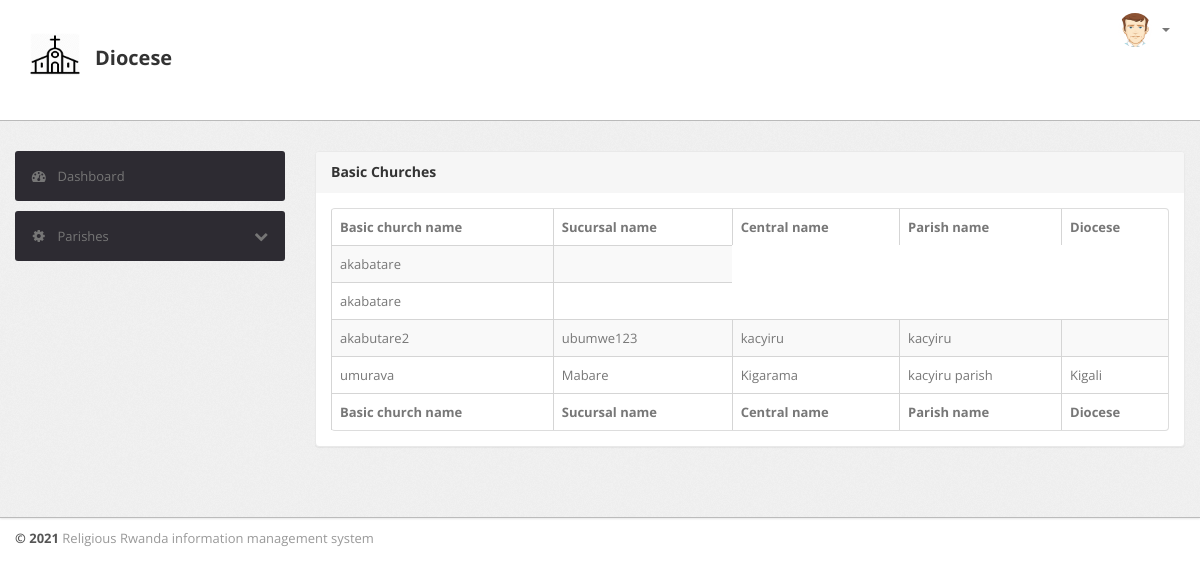
The app's page /diocese/basic-churches.php (signed in) with its own data.
### tables this page shows
CREATE TABLE `basic_churches` (
  `id` int(123) NOT NULL,
  `name` varchar(255) NOT NULL,
  `sucursal_id` int(123) NOT NULL,
  `central_id` int(123) NOT NULL,
  `parish_id` int(123) NOT NULL
);

CREATE TABLE `sucursals` (
  `id` int(123) NOT NULL,
  `central_id` int(123) NOT NULL,
  `parish_id` int(123) NOT NULL,
  `suc_name` varchar(255) NOT NULL,
  `email` varchar(255) DEFAULT NULL,
  `phone` varchar(255) DEFAULT NULL
);

CREATE TABLE `centrals` (
  `id` int(123) NOT NULL,
  `parish_id` int(123) NOT NULL,
  `central_name` varchar(255) NOT NULL,
  `email` varchar(255) DEFAULT NULL,
  `phone` varchar(255) DEFAULT NULL
);

CREATE TABLE `parishes` (
  `id` int(11) NOT NULL,
  `parish_name` varchar(112) NOT NULL,
  `diocese_id` int(11) NOT NULL,
  `email` varchar(255) DEFAULT NULL,
  `phone` varchar(255) DEFAULT NULL
);

CREATE TABLE `diocese` (
  `id` int(123) NOT NULL,
  `diocese_name` varchar(123) NOT NULL,
  `short_descriptions` varchar(123) DEFAULT NULL,
  `email` varchar(255) NOT NULL DEFAULT 'systemtest@example.com',
  `phone` varchar(50) NOT NULL DEFAULT '+250788800090'
);

### diocese/basic-churches.php (the view, shortened to what this page needs)
<!DOCTYPE html>
<html lang="en">
<head>
    <link type="text/css" href="../bootstrap/css/bootstrap.min.css" rel="stylesheet">
    <link type="text/css" href="../bootstrap/css/bootstrap-responsive.min.css" rel="stylesheet">
    <link type="text/css" href="../css/theme.css" rel="stylesheet">
    <link type="text/css" href="../images/icons/css/font-awesome.css" rel="stylesheet">
    <link rel="stylesheet" href="../css/font-awesome-4.7.0/css/font-awesome.css">
</head>
<body>
    <?php include("includes/nav-top.php"); ?>
    <div class="wrapper">
        <div class="container">
            <div class="row">
                <div class="span3">
                    <?php include("includes/sidebar.php"); ?>
                </div>
                <div class="span9">
                    <div class="content">
                        <div class="module">
                            <div class="module-head">
                                <h3>Basic Churches</h3>
                            </div>
                            <div class="module-body col-lg-12">
                                <table cellpadding="0" cellspacing="0" border="0"
                                    class="datatable-1 table-responsive table table-bordered table-striped	 display"
                                    width="100%">
                                    <thead>
                                        <tr>
                                            <th>Basic church name</th>
                                            <th>Sucursal name</th>
                                            <th>Central name</th>
                                            <th>Parish name</th>
                                            <th>Diocese</th>
                                        </tr>
                                    </thead>
                                    <tbody>
                                        <?php
                                            $qr_religions = mysqli_query($conn,"SELECT * FROM basic_churches where parish_id='$parish_id'");
                                            while($row = mysqli_fetch_array($qr_religions)){
                                        ?>
                                        <tr>
                                            <td>
                                                <?php echo $row["name"] ?>
                                            </td>
                                            <td>
                                                <?php $get_suc = $conn->query("SELECT * FROM sucursals WHERE id='".$row['sucursal_id']."'");
                                                        while($suc_row = mysqli_fetch_array($get_suc)){
                                                            echo $suc_row["suc_name"];
                                                ?>
                                            </td>
                                            <td>
                                                <?php $get_cent = $conn->query("SELECT * FROM centrals WHERE id='".$suc_row['central_id']."'");
                                                    while($cent_row = mysqli_fetch_array($get_cent)){
                                                        echo $cent_row["central_name"];
                                                ?>
                                            </td>
                                            <td>
                                                <?php $get_par = $conn->query("SELECT * FROM parishes WHERE id='".$cent_row['parish_id']."'");
                                                    while($par_row = mysqli_fetch_array($get_par)){
                                                        echo $par_row["parish_name"];
                                                ?>
                                            </td>
                                            <td>
                                                <?php
                                                        $get_dioceseONpar = $conn->query("SELECT * FROM diocese WHERE id='".$par_row['diocese_id']."'");
                                                        while($getItem = mysqli_fetch_array($get_dioceseONpar)){
                                                            echo $getItem["diocese_name"];
                                                        }
                                                    }
                                                }
                                                ?>
                                            </td>
                                        </tr>
                                        <?php  } } ?>
                                    </tbody>
                                    <tfoot>
                                        <tr>
                                            <th>Basic church name</th>
                                            <th>Sucursal name</th>
                                            <th>Central name</th>
                                            <th>Parish name</th>
                                            <th>Diocese</th>
                                        </tr>
                                    </tfoot>
                                </table>
                            </div>
                        </div>
                        <br />
                    </div>
                </div>
            </div>
        </div>
    </div>
    <?php include("includes/footer.php"); ?>
</body>

### css/theme.css (style rules this page uses)
body { font-size: 13px; font-family: 'Open Sans', Arial, sans-serif; background: #fff; color: #777 }
h1, h2, h3, h4, h5, h6 { color: #333; margin-top: 0 }
h3 { font-size: 20px }
.wrapper { background: url(../images/bg.png) #eee; border-bottom: 1px solid #bbb; -webkit-box-shadow: 0 1px 2px rgba(0,0,0,0.1); -moz-box-shadow: 0 1px 2px rgba(0,0,0,0.1); box-shadow: 0 1px 2px rgba(0,0,0,0.1); padding: 30px 0 }
.module { background: #fff; -webkit-border-radius: 3px; -moz-border-radius: 3px; border-radius: 3px; border: 1px solid #ccc; border-bottom-color: #bbb; -webkit-box-shadow: 0 0 1px rgba(0,0,0,0.2); -moz-box-shadow: 0 0 1px rgba(0,0,0,0.2); box-shadow: 0 0 1px rgba(0,0,0,0.2); margin-bottom: 30px }
.table { margin-bottom: 0 }
.table th, .table td { border-color: #d5d5d5!important }
.table-bordered thead:first-child tr:first-child>th:first-child, .table-bordered tbody:first-child tr:first-child>td:first-child { -webkit-border-top-left-radius: 2px; -moz-border-radius-topleft: 2px; border-top-left-radius: 2px }
.table-bordered thead:first-child tr:first-child>th:last-child, .table-bordered tbody:first-child tr:first-child>td:last-child { -webkit-border-top-right-radius: 2px; -moz-border-radius-topright: 2px; border-top-right-radius: 2px }
.module { box-shadow: 0 0 3px rgba(0,0,0,.1); border-color: #e9e9e9; margin-bottom: 20px; background-color: #fff; border-radius: 4px; -webkit-box-shadow: 0 1px 1px rgba(0,0,0,.05); box-shadow: 0 1px 1px rgba(0,0,0,.05); }
.module-head { color: #767676; background-color: #f6f6f6; border-color: #e9e9e9; padding: 10px 15px; border-bottom: 1px solid transparent; border-top-right-radius: 3px; border-top-left-radius: 3px; }
.module-head h3 { font-size: 14px; line-height: 20px; height: 20px; margin: 0 }
.module-body { padding: 15px }

### records on screen
basic_churches: name "akabatare"
basic_churches: name "akabatare"
basic_churches: name "akabutare2"
sucursals: suc_name "ubumwe123"
centrals: central_name "kacyiru"
parishes: parish_name "kacyiru"
basic_churches: name "umurava"
sucursals: suc_name "Mabare"
centrals: central_name "Kigarama"
parishes: parish_name "kacyiru parish"
diocese: diocese_name "Kigali"
